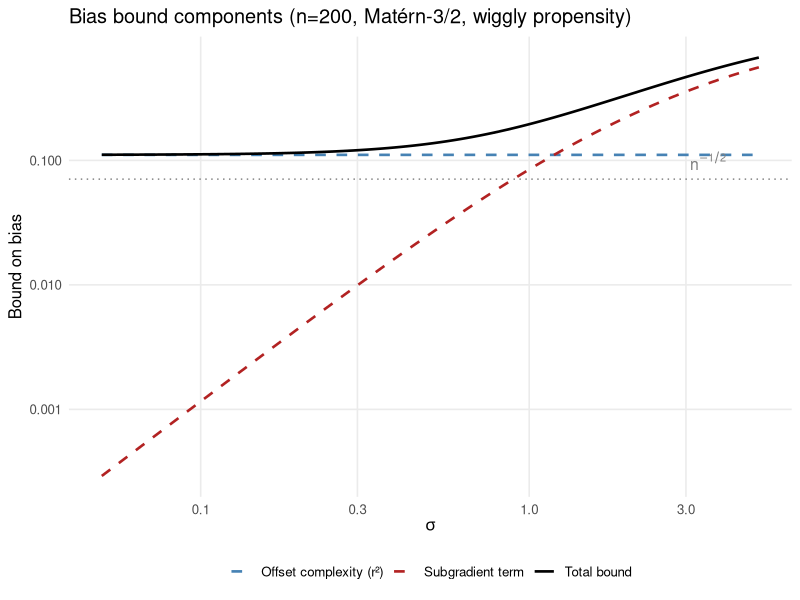

This figure's R source:
## Bias bound components v2: find a case where subgradient term matters
## The subgradient matters when gamma_ipw has large model norm relative to n/sigma^2

library(ggplot2)
library(svglite)

set.seed(42)

## ---- Setup ----
n <- 200
d <- 1
X <- matrix(sort(runif(n)), n, d)  # sorted for convenience

## Rough propensity score: sharp logistic with interaction
## This creates gamma_ipw with large variation
lp <- 4 * sin(6 * X[,1]) + 2 * X[,1]  # wiggly logit
e_x <- plogis(lp)
e_x <- pmax(e_x, 0.05); e_x <- pmin(e_x, 0.95)  # trim for overlap
W <- rbinom(n, 1, e_x)
gamma_ipw <- 1 / e_x  # large and variable
idx1 <- which(W == 1)
N1 <- length(idx1)
message(sprintf("n=%d, N1=%d, range(gamma_ipw)=[%.1f, %.1f]", n, N1, min(gamma_ipw), max(gamma_ipw)))

## ---- Matern kernel ----
matern_kernel <- function(X, nu, ell) {
  D <- as.matrix(dist(X))
  if (nu == 1.5) { r <- sqrt(3) * D / ell; (1 + r) * exp(-r) }
  else if (nu == 2.5) { r <- sqrt(5) * D / ell; (1 + r + r^2/3) * exp(-r) }
}

## Use a SHORT lengthscale to make the model struggle
ell <- 0.15
K <- matern_kernel(X, nu = 1.5, ell = ell)

## ---- Compute phi_tilde (population ridge solution) for various sigma ----
## Ridge on treated units: phi minimizes
##   (1/N1) sum_{treated} (gamma_ipw(Xi) - phi(Xi))^2 + (sigma^2/N1) ||phi||_H^2
## In kernel form: phi = K_{11} alpha, alpha minimizes
##   (1/N1)||gamma_treated - K_{11} alpha||^2 + (sigma^2/N1) alpha' K_{11} alpha
## Solution: alpha = (K_{11} + sigma^2 I)^{-1} gamma_treated

K_11 <- K[idx1, idx1]
gamma_treated <- gamma_ipw[idx1]

## Eigendecompose K_11
eig <- eigen(K_11, symmetric = TRUE)
lambda <- pmax(eig$values, 0)
U <- eig$vectors

## Project gamma onto eigenbasis
gamma_eig <- as.numeric(t(U) %*% gamma_treated)

## ---- Local Rademacher complexity (for offset complexity) ----
## Using eigenvalues of full kernel
eig_full <- eigen(K, symmetric = TRUE)
lambda_full <- pmax(eig_full$values, 0)

## Critical radius: r^2/2 = sqrt(sum min(lambda_j/n, r^2) / n)
find_r_crit <- function(lambda_full, n) {
  f <- function(r) {
    r^2/2 - sqrt(sum(pmin(lambda_full/n, r^2)) / n)
  }
  if (f(1e-6) > 0) return(1e-6)
  if (f(5) < 0) return(5)
  uniroot(f, c(1e-6, 5))$root
}

r_crit <- find_r_crit(lambda_full, n)
xi_bound <- r_crit^2
message(sprintf("Critical radius r=%.4f, offset complexity Xi ~ r^2=%.6f", r_crit, xi_bound))

## ---- Compute components for a grid of sigma values ----
sigma_grid <- exp(seq(log(0.05), log(5), length.out = 100))

results <- lapply(sigma_grid, function(sigma) {
  ## Ridge coefficients in eigenbasis
  alpha_eig <- gamma_eig / (lambda + sigma^2)

  ## phi on treated units
  phi_treated <- U %*% (lambda * alpha_eig / (lambda + sigma^2))
  ## Actually: phi = K_{11} alpha = U Lambda U' (U alpha_eig) hmm
  ## alpha_eig = U' alpha, so alpha = U alpha_eig
  ## phi = K_{11} alpha = U Lambda U' U alpha_eig = U Lambda alpha_eig
  ## But alpha_eig = gamma_eig / (lambda + sigma^2)
  ## So phi coefficients in eigenbasis: lambda * gamma_eig / (lambda + sigma^2)
  phi_eig <- lambda * gamma_eig / (lambda + sigma^2)

  ## RKHS norm: ||phi||_H^2 = alpha' K alpha = sum alpha_eig_j^2 * lambda_j
  ## alpha_eig = gamma_eig / (lambda + sigma^2)
  alpha_eig <- gamma_eig / (lambda + sigma^2)
  phi_norm_sq <- sum(alpha_eig^2 * lambda)
  phi_norm <- sqrt(phi_norm_sq)

  ## Subgradient term: (sigma^2/N1) * phi_norm
  ## (using N1 instead of n since ridge is on treated units)
  mu_rho <- sigma^2 * phi_norm / N1

  ## L2 error: ||phi - gamma_ipw||^2 on treated units
  ## phi(Xi) = sum_j phi_eig_j * U[i,j] for treated i
  phi_vals <- as.numeric(U %*% phi_eig)
  l2_err <- sqrt(mean((phi_vals - gamma_treated)^2))

  data.frame(sigma = sigma, phi_norm = phi_norm, mu_rho = mu_rho,
             l2_err = l2_err, xi = xi_bound)
})

df <- do.call(rbind, results)

## Reference: n^{-1/2}
ref <- 1 / sqrt(n)

## ---- Plot: two components as function of sigma ----
df_plot <- rbind(
  data.frame(sigma = df$sigma, value = df$xi, component = "Offset complexity (r²)"),
  data.frame(sigma = df$sigma, value = df$mu_rho, component = "Subgradient term"),
  data.frame(sigma = df$sigma, value = df$xi + df$mu_rho, component = "Total bound")
)

p <- ggplot(df_plot, aes(x = sigma, y = value, color = component, linetype = component)) +
  geom_line(linewidth = 0.9) +
  geom_hline(yintercept = ref, color = "gray50", linetype = "dotted") +
  annotate("text", x = max(sigma_grid) * 0.7, y = ref * 1.4,
           label = expression(n^{-1/2}), color = "gray50", size = 4) +
  scale_x_log10() +
  scale_y_log10() +
  scale_color_manual(values = c("Offset complexity (r²)" = "steelblue",
                                "Subgradient term" = "firebrick",
                                "Total bound" = "black")) +
  scale_linetype_manual(values = c("Offset complexity (r²)" = "dashed",
                                   "Subgradient term" = "dashed",
                                   "Total bound" = "solid")) +
  labs(x = expression(sigma), y = "Bound on bias",
       title = sprintf("Bias bound components (n=%d, Matérn-3/2, wiggly propensity)", n),
       color = NULL, linetype = NULL) +
  theme_minimal(base_size = 12) +
  theme(legend.position = "bottom", panel.grid.minor = element_blank())

outfile <- "scratch/bias-bound-v2.svg"
ggsave(outfile, p, width = 7, height = 5)
message(sprintf("Saved to %s", outfile))

## Also print key values
message(sprintf("\nAt sigma=0.1: phi_norm=%.2f, mu_rho=%.6f, xi=%.6f, total=%.6f, n^{-1/2}=%.4f",
                df$phi_norm[which.min(abs(df$sigma-0.1))],
                df$mu_rho[which.min(abs(df$sigma-0.1))],
                df$xi[1], df$xi[1]+df$mu_rho[which.min(abs(df$sigma-0.1))], ref))
message(sprintf("At sigma=1.0: phi_norm=%.2f, mu_rho=%.6f, xi=%.6f, total=%.6f",
                df$phi_norm[which.min(abs(df$sigma-1))],
                df$mu_rho[which.min(abs(df$sigma-1))],
                df$xi[1], df$xi[1]+df$mu_rho[which.min(abs(df$sigma-1))]))
